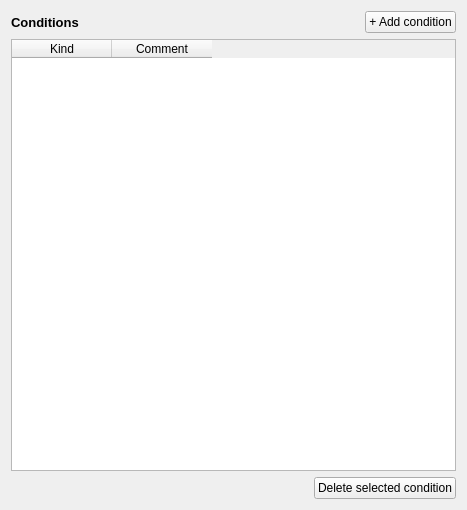
      <widget class="QWidget" name="tabRequirement">
       <attribute name="title">
        <string>Requirement</string>
       </attribute>
       <layout class="QVBoxLayout" name="verticalLayout_5">
        <item>
         <layout class="QHBoxLayout" name="horizontalLayout_12">
          <item>
           <widget class="QLabel" name="label_9">
            <property name="font">
             <font>
              <pointsize>10</pointsize>
              <bold>true</bold>
             </font>
            </property>
            <property name="text">
             <string>Сonditions</string>
            </property>
           </widget>
          </item>
          <item>
           <spacer name="horizontalSpacer_6">
            <property name="orientation">
             <enum>Qt::Horizontal</enum>
            </property>
            <property name="sizeType">
             <enum>QSizePolicy::Fixed</enum>
            </property>
            <property name="sizeHint" stdset="0">
             <size>
              <width>280</width>
              <height>20</height>
             </size>
            </property>
           </spacer>
          </item>
          <item>
           <widget class="QPushButton" name="pushButtonAddConditionRequirement">
            <property name="text">
             <string>+ Add condition</string>
            </property>
            <property name="checkable">
             <bool>false</bool>
            </property>
           </widget>
          </item>
         </layout>
        </item>
        <item>
         <widget class="QTableWidget" name="tableWidgetRequirement">
          <property name="sizePolicy">
           <sizepolicy hsizetype="Expanding" vsizetype="Fixed">
            <horstretch>0</horstretch>
            <verstretch>0</verstretch>
           </sizepolicy>
          </property>
          <property name="minimumSize">
           <size>
            <width>0</width>
            <height>432</height>
           </size>
          </property>
          <property name="maximumSize">
           <size>
            <width>16777215</width>
            <height>432</height>
           </size>
          </property>
          <column>
           <property name="text">
            <string>Kind</string>
           </property>
          </column>
          <column>
           <property name="text">
            <string>Comment</string>
           </property>
          </column>
         </widget>
        </item>
        <item>
         <layout class="QHBoxLayout" name="horizontalLayout_6">
          <item>
           <spacer name="horizontalSpacer_9">
            <property name="orientation">
             <enum>Qt::Horizontal</enum>
            </property>
            <property name="sizeHint" stdset="0">
             <size>
              <width>40</width>
              <height>20</height>
             </size>
            </property>
           </spacer>
          </item>
          <item>
           <widget class="QPushButton" name="pushButtonDeleteSelectedConditionRequirement">
            <property name="text">
             <string>Delete selected condition</string>
            </property>
           </widget>
          </item>
         </layout>
        </item>
       </layout>
      </widget>
